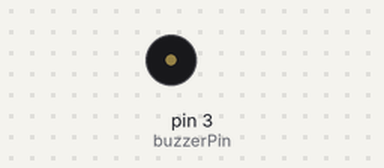
Bench run of a sketch on a simulated Arduino Uno, built with avr-gcc and run on an emulated ATmega328P. Shown: buzzer (waves = sounding).

Above: at 0.1 s.
At 1.1 s:
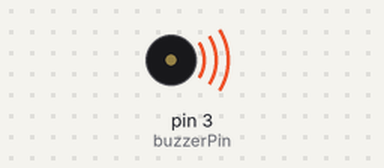
Timing chart, 0 to 2.6 s (numbered marks = the images above):
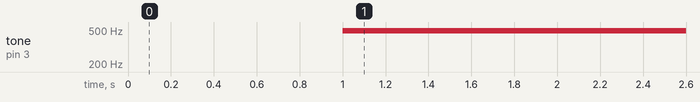

The sketch:

passive_buzzer_new.ino
```cpp
int buzzerPin = 3; //Define buzzerPin

void setup() {
  pinMode(buzzerPin, OUTPUT); //Set buzzerPin as output
  //beep(50); //Beep
 // beep(50); //Beep
  delay(1000); //Add a little delay

}

void loop() {
  beep(50); //Beep every 500 milliseconds
  delay(500);
}

void beep(unsigned char delayms) { //creating function
  analogWrite(buzzerPin, 191); //Setting pin to high
 // delay(delayms); //Delaying
  //analogWrite(buzzerPin); //Setting pin to LOW
  //delay(delayms); //Delaying

}
```

Measured:
- by itself, tone on pin 3 (buzzerPin): silent → 490 Hz at 1.0 s
